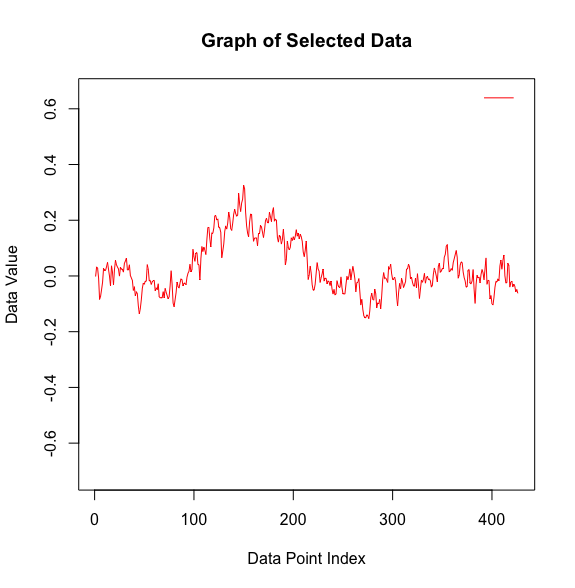

Recreate this plot in R.
#PROMPT
# 
# You
# idk what that did but it just yielded a ball of squiggles in the corner

#ChatGPT
#Let's simplify the process and ensure the correct plotting of multiple waveforms based on different levels. We'll adjust the code to directly extract and plot the data for each level:
  

# Read the file line by line
ABRtext <- readLines('ABR-0-1.txt')

# Find the index of the line containing the ":DATA" marker
data_start_index <- grep(":DATA", ABRtext)

# Extract numerical data from lines after the ":DATA" marker
data_lines <- ABRtext[(data_start_index + 1):length(ABRtext)]

# Convert the tab-separated values to a numeric matrix
data_matrix <- as.matrix(read.table(text = data_lines))

# Extract levels
levels_line <- ABRtext[grep(":LEVELS", ABRtext)]
levels <- as.numeric(unlist(strsplit(levels_line, ":"))[-(1:2)])

# Plot each waveform based on levels
plot_colors <- rainbow(length(levels))

plot(1, type = "n", xlim = c(1, nrow(data_matrix)), ylim = range(data_matrix), 
     xlab = "Data Point Index", ylab = "Data Value", 
     main = "Graph of Selected Data")

for (i in 1:length(levels)) {
  waveform <- data_matrix[, i]
  lines(waveform, type = "l", col = plot_colors[i], lwd = 1)
}

# Add legend for levels
legend("topright", legend = levels, col = plot_colors, lwd = 1, bty = "n")

#This code should plot multiple waveforms based on different levels correctly. Each waveform is plotted in a different color, and a legend is added to indicate the levels. If you encounter any further issues or need additional assistance, feel free to ask!
